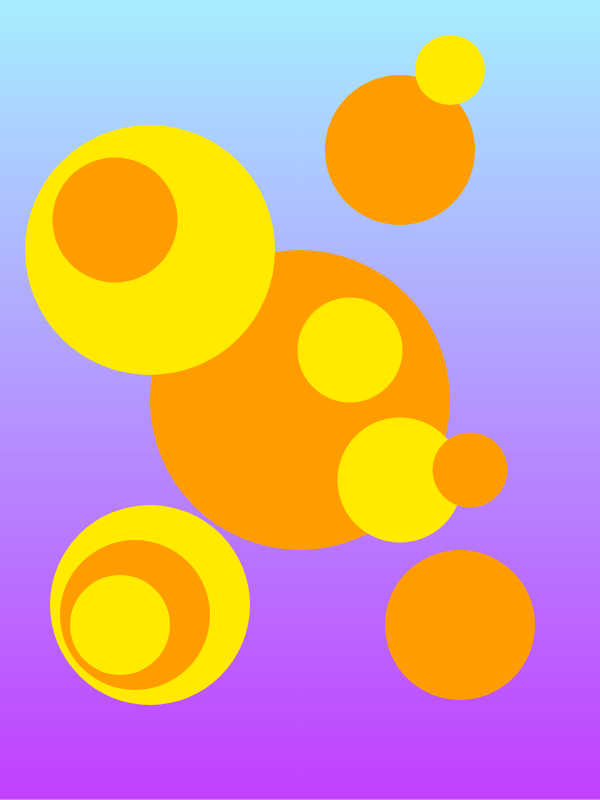
Frame 1 (no input)
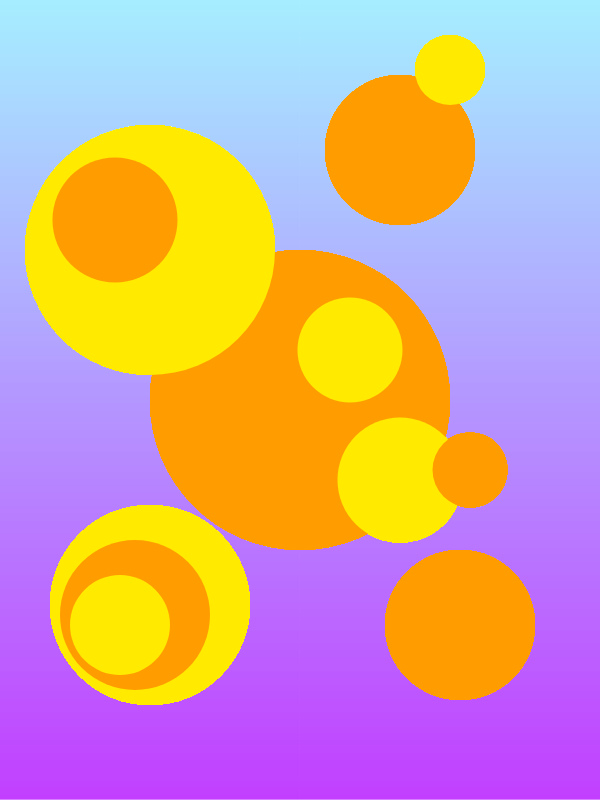
Frame 60 (no input)
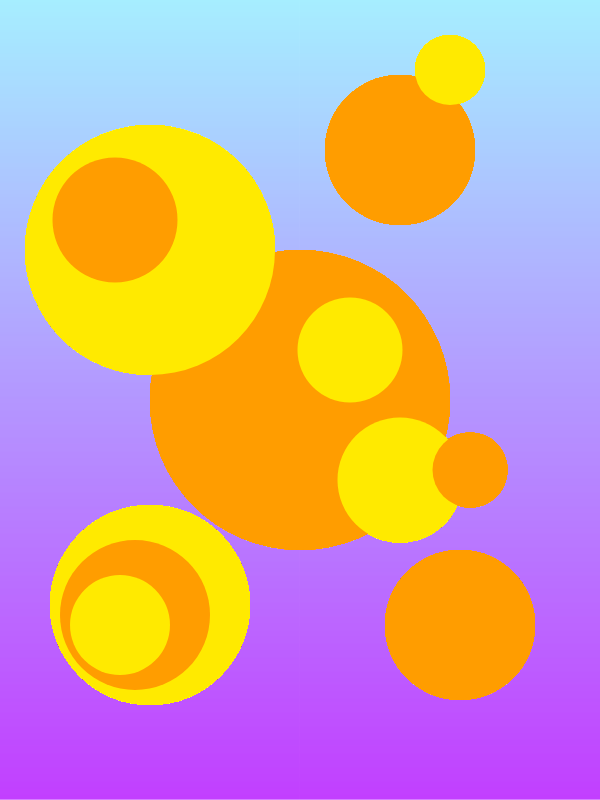
Frame 120 (the mouse pressed at the canvas centre since frame 60)

The p5.js sketch that drew these frames (run headless with seeded random() and noise() and a simulated clock; from frame 60 on, the mouse is pressed at the canvas centre):

// p5.js sketch
// ── sketch.js
let topcolor,bottomcolor

function setup() {
  createCanvas(600, 800);
  topcolor = color("#89E9FF");
  bottomcolor = ("#AE00FF");
  for(let y=0; y<height; y++){
    
    n = map(y,0,height,0,1)
    let newcolor = lerpColor(topcolor, bottomcolor , n)
    stroke(newcolor);
    line(0,y,width,y);
  }
}

function draw() {
  
 
  noStroke()
  fill("#FF9D00")
  ellipse(300,400,300,300,)
  fill("#FF9D00")
  ellipse(460,625,150,150)
  fill("#FFEA00")
  ellipse(150,605,200,200)
  fill("#FF9D00")
  ellipse(135,615,150,150)
  fill("#FFEA00")
  ellipse(120,625,100,100)
  fill("#FFEA00")
  ellipse(350,350,105,105)
  fill("#FFEA00")
  ellipse(400,480,125,125)
  fill("#FF9D00")
  ellipse(470,470,75,75)
  fill("#FFEA00")
  ellipse(150,250,250,250)
  fill("#FF9D00")
  ellipse(115,220,125,125)
  fill("#FF9D00")
  ellipse(400,150,150,150)
  fill("#FFEA00")
  ellipse(450,70,70,70)
}
  //radialGradient(
  //width/2,height/2,0,
  //width/2, height/2, 350,
  //color(190,100,100,100),
  //color(250,100,100,100)
  //ellipse(300,400,200,200)


//function radialGradient(sX, sY , sR , eX , eY ,  eR , colorS , colorE ){
  //let gradient = drawingContext.createRadialGradient(
  //sX , sY , sR , eX , eY , eR
  //);
  //gradient.addColorStop(0,colorS)
  //gradient.addColorStop(1,colorE)
//}
